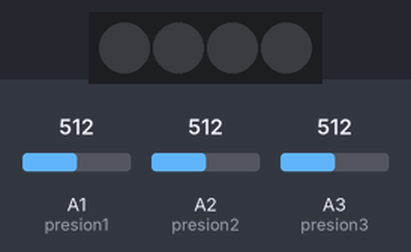
Recording of a sketch running on a simulated Arduino Uno, built with avr-gcc and run on an emulated ATmega328P. Shown: 4 RGB LEDs in strip order, left to right. The inputs (shaded band) are chosen by the test bench; at power-on: A2 (presion2) = 512, A1 (presion1) = 512, A3 (presion3) = 512.

Above: at 3.8 s.
3.9 s: A2 (presion2) set to 23
At 5.8 s:
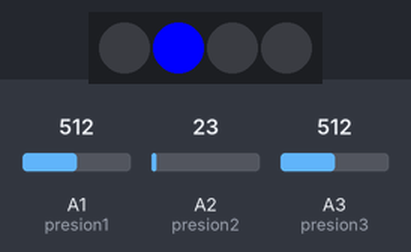
7.4 s: A2 (presion2) set to 19
At 8.4 s:
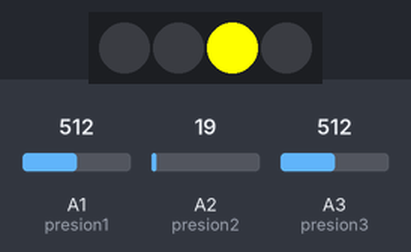
12.0 s: A2 (presion2) set to 60
15.5 s: A2 (presion2) set to 10
At 17.9 s:
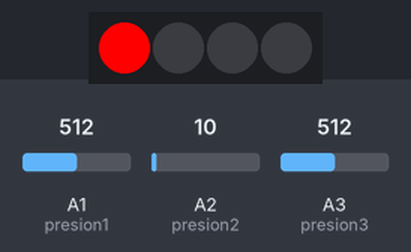
Timing chart, 0 to 20.0 s (numbered marks = the images above; inputs shaded):
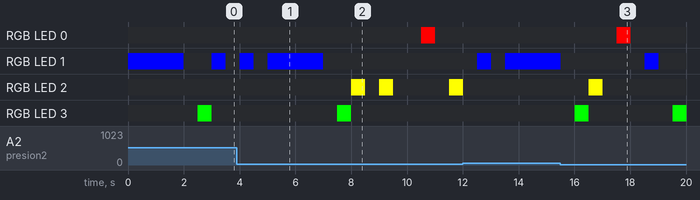

Measured:
- the behaviour switches between 21 and 20 on A2 (presion2) (found by bisection; images 1 and 2)

The sketch:

ProgramaFinalSinBuzzer.ino
```cpp
#include <Adafruit_NeoPixel.h>
using namespace std;

#define NUMPIXELS 4
#define PIN 6

Adafruit_NeoPixel pixels(NUMPIXELS, PIN, NEO_GRB + NEO_KHZ800);

bool sigueN1 = true;
bool sigueN2 = false;
bool sigueN3 = false;
bool sigueN4 = false;
bool sigueN5 = false;

bool sigColor1 = false;
bool sigColor2 = false;
bool sigColor3 = false;
bool sigColor4 = false;

int nivel = 0;

int presion1 = A1;
int presion2 = A2;
int presion3 = A3;
int presion4 = A4;

void setup() {
  // put your setup code here, to run once:
  Serial.begin(9600);
  pixels.begin();
  pinMode(presion1,INPUT);
  pinMode(presion2,INPUT);
  pinMode(presion3,INPUT);
  pinMode(presion4,INPUT);
}

void loop() {
  //nivel 1
  if(sigueN1){
    pixels.setPixelColor(1,pixels.Color(0,0,255));
    pixels.show();
    delay(500);
    pixels.clear();
    pixels.show();
  }
  sigueN1 = false;
  if(analogRead(presion2) > 20){
      pixels.setPixelColor(1,pixels.Color(0,0,255));
      pixels.show();
      delay(500);
      sigueN2 = true;
  }
  else if(analogRead(presion1) > 20){
    pixels.setPixelColor(0, pixels.Color(255,0,0));
    pixels.show();
    delay(500);
        pixels.clear();
    pixels.show();
  }
  else if(analogRead(presion3) > 50){
    pixels.setPixelColor(2, pixels.Color(255,255,0));
    pixels.show();
    delay(500);
        pixels.clear();
    pixels.show();
  }
  else if(analogRead(presion4) > 50){
    pixels.setPixelColor(0, pixels.Color(0,255,0));
    pixels.show();
    delay(500);
    pixels.clear();
    pixels.show();
  }
    delay(500);
  if(sigueN2){
    pixels.setPixelColor(1,pixels.Color(0,0,255));
    pixels.show();
    delay(500);
    pixels.clear();
    pixels.show();
    delay(500);
    pixels.setPixelColor(3,pixels.Color(0,255,0));
    pixels.show();
    delay(500);
    pixels.clear();
    pixels.show();
  }
  sigueN2 = false;
    if(analogRead(presion2) > 20){
      pixels.setPixelColor(1,pixels.Color(0,0,255));
      pixels.show();
      delay(500);
      pixels.clear();
      pixels.show();
      sigColor1 = true;
  }
  else if(analogRead(presion3) > 50){
    pixels.setPixelColor(2, pixels.Color(255,255,0));
    pixels.show();
    delay(500);
    pixels.clear();
    pixels.show();
  }
  else if(analogRead(presion4) > 10 && sigColor1){
    pixels.setPixelColor(4, pixels.Color(0,255,0));
    pixels.show();
    delay(500);
    pixels.clear();
    pixels.show();
    sigueN3 = true;
  }
  delay(500);
   if(sigueN3){
    pixels.setPixelColor(1,pixels.Color(0,0,255));
    pixels.show();
    delay(500);
    pixels.clear();
    pixels.show();
    delay(500);
    pixels.setPixelColor(3,pixels.Color(0,255,0));
    pixels.show();
    delay(500);
    pixels.clear();
    pixels.show();
    pixels.setPixelColor(0,pixels.Color(255,0,0));
    pixels.show();
    delay(500);
    pixels.clear();
    pixels.show();
  }
  sigueN3 = false;
    if(analogRead(presion2) > 20){
      pixels.setPixelColor(1,pixels.Color(0,0,255));
      pixels.show();
      delay(500);
      pixels.clear();
      pixels.show();
      sigColor1 = true;
  }
  else if(analogRead(presion1) > 20 && sigColor2){
    pixels.setPixelColor(0, pixels.Color(255,0,0));
    pixels.show();
    delay(500);
        pixels.clear();
    pixels.show();
    sigueN4 = true;
  }
  else if(analogRead(presion3) > 50){
    pixels.setPixelColor(2, pixels.Color(255,255,0));
    pixels.show();
    delay(500);
    pixels.clear();
    pixels.show();
  }
  else if(analogRead(presion4) > 10 && sigColor1){
    pixels.setPixelColor(3, pixels.Color(0,255,0));
    pixels.show();
    delay(500);
    pixels.clear();
    pixels.show();
    sigColor2 = true;
  }
  delay(500);

   if(sigueN4){
    pixels.setPixelColor(1,pixels.Color(0,0,255));
    pixels.show();
    delay(500);
    pixels.clear();
    pixels.show();
    delay(500);
    pixels.setPixelColor(3,pixels.Color(0,255,0));
    pixels.show();
    delay(500);
    pixels.clear();
    pixels.show();
    pixels.setPixelColor(0,pixels.Color(255,0,0));
    pixels.show();
    delay(500);
    pixels.clear();
    pixels.show();
    pixels.setPixelColor(2,pixels.Color(255,255,0));
    pixels.show();
    delay(500);
    pixels.clear();
    pixels.show();
  }
  sigueN4 = false;
    if(analogRead(presion2) > 20){
      pixels.setPixelColor(1,pixels.Color(0,0,255));
      pixels.show();
      delay(500);
      pixels.clear();
      pixels.show();
      sigColor1 = true;
  }
  else if(analogRead(presion1) > 20 && sigColor2){
    pixels.setPixelColor(0, pixels.Color(255,0,0));
    pixels.show();
    delay(500);
        pixels.clear();
    pixels.show();
    sigColor3 = true;
  }
  else if(analogRead(presion3) > 50 && sigColor3){
    pixels.setPixelColor(2, pixels.Color(255,255,0));
    pixels.show();
    delay(500);
    pixels.clear();
    pixels.show();
    sigueN5 = true;
  }
  else if(analogRead(presion4) > 10 && sigColor1){
    pixels.setPixelColor(4, pixels.Color(0,255,0));
    pixels.show();
    delay(500);
    pixels.clear();
    pixels.show();
    sigColor2 = true;
  }
}
```
